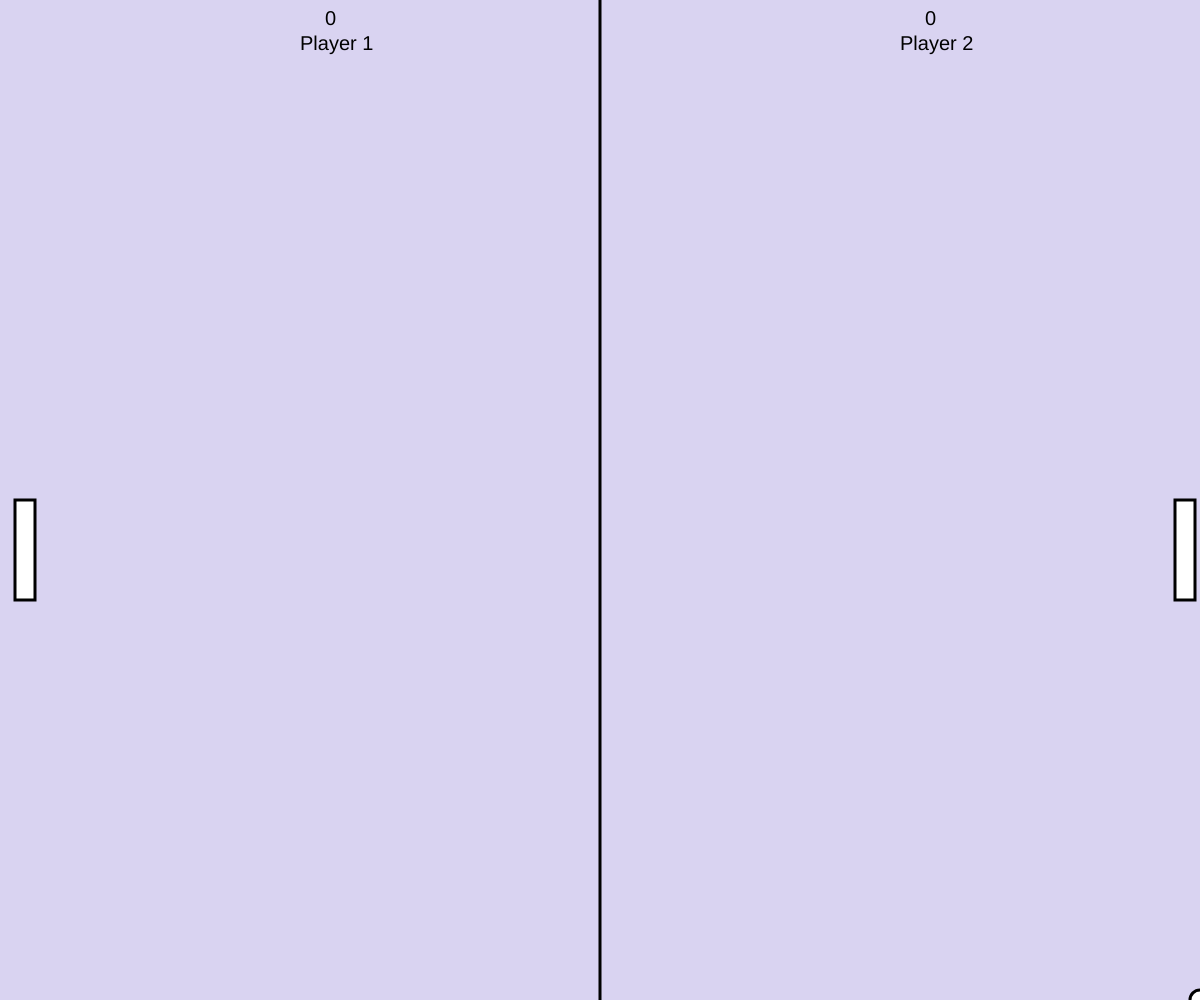
Frame 1 (no input)
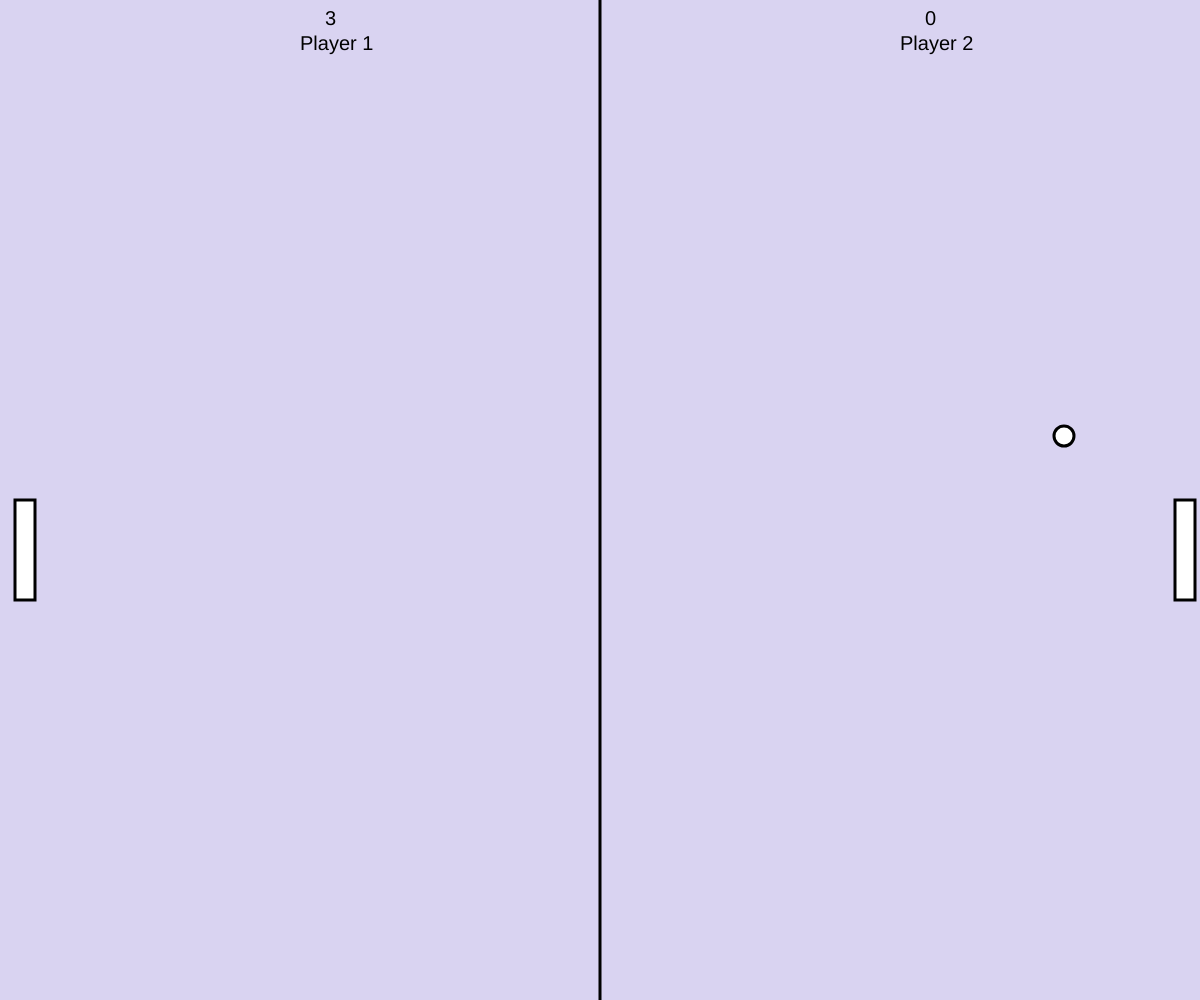
Frame 60 (no input)
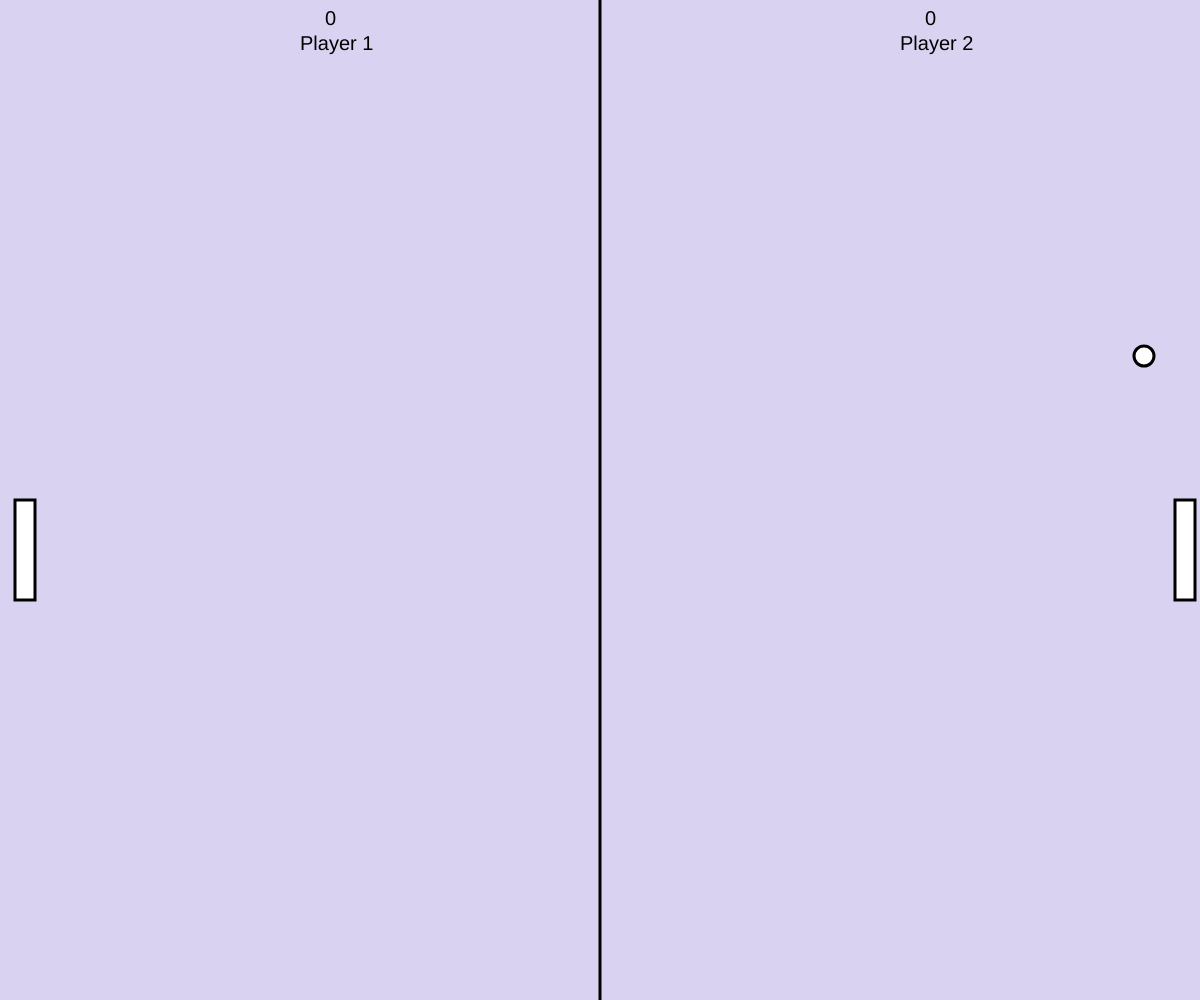
Frame 120 (the mouse pressed at the canvas centre since frame 60)

The p5.js sketch that drew these frames (run headless with seeded random() and noise() and a simulated clock; from frame 60 on, the mouse is pressed at the canvas centre):

// p5.js sketch
// ── sketch.js
var movYp1;
var movYp2;
var movSpeed;
var speedX;
var speedY;
let score1 = 0;
let score2 = 0;
var min1;
var min2;

alert("Da click en aceptar para comenzar el juego, tiene algunos errores en las colisiones de las paletas :(");
function setup(){
	createCanvas(windowWidth,windowHeight);
	movYp1=height/2;
	movYp2=height/2;
	movSpeed=10;
	speedX=10;
    speedY=10;
    b=new Ball(width,height,20,8,8);
    p1=new Paleta(15,movYp1,20,100);
    p2=new Paleta(width-25,movYp2,20,100);
  	
}

function draw(){
	

	background("#D9D3F1");
	strokeWeight(3);
	line(width/2,0,width/2,height);
	textSize(20);
  	text("Player 1",windowWidth/4,50)
  	text(score1,(windowWidth/4)+25,25);
   	text("Player 2",width-(width/4),50)
  	text(score2,width-(width/4)+25,25);
	p1.display();
	p2.display();
	moveP1();
	moveP2();
	b.display();
  	b.move();
  	b.update();
  	
  	
  	//puntos
	if (b.x>=width){
	    score1++
	    b.reset();   
	    
	}
	  
	if (b.x<=0){
	    score2++;
	    b.reset();
	        
	}
		//colision con errores

	if(b.x>=(p2.x-p2.w) && b.y<=(p2.y+50) && b.y>=(p2.y-50)){
	    b.sx *=-1;
	    
	}
	  
	if(b.x<=(p1.x+p1.w) && b.y<=(p1.y+50) && b.y>=(p1.y-50)){
	    b.sx *=-1;
	   
	}
//ganador
	if(score1==5 ){

		alert("El ganador es Player 1")
		reset();
		redraw();
	}
	if(score2==5){
		alert("El ganador es Player 2")
		reset();
		redraw();
	}
	

}
//reinicia juego
function reset(){
	score1=0;
	score2=0;
	b.reset();
	b.display();
}


//mover paletas
function moveP1() {
	if ((keyIsDown('83')) && (movYp1<=windowHeight-p1.h)) {
	     p1.y=movYp1 +=movSpeed;
	}
	if ((keyIsDown('87'))  && (movYp1>=0)){
		p1.y=movYp1 -= movSpeed;
	}
	  
}

function moveP2() {
	if ((keyIsDown(DOWN_ARROW)) && (movYp2<=windowHeight-p2.h)){
	     p2.y=movYp2 +=movSpeed;
	}
	if ((keyIsDown(UP_ARROW)) && (movYp2>=0)) {
	    p2.y=movYp2 -= movSpeed;
	}
	  
		
}










// ── ball.js
class Ball{
	constructor(x,y,d,sx,sy){
		this.x=x;
		this.y=y;
		this.d=d;
		this.sx=sx;
		this.sy=sy;
	
	}

	display(){
		
		circle(this.x,this.y,this.d);
	}

	move(){
	    this.y +=this.sy;
	    this.x +=this.sx;
	} 


	update(){

		if (this.y < this.d/2 || this.y > windowHeight - this.d) {
		  this.sy *= -1;
		}

  	}

  	reset(){
    this.x = 1000;
    this.y = 500;
  	}







}
// ── paleta.js
class Paleta{
	constructor(x,y,w,h){
		this.x=x;
		this.y=y;
		this.w=w;
		this.h=h;
		
		
	}

	display(){
		
		rect(this.x,this.y,this.w,this.h);

	}

	
	

  

	

}
